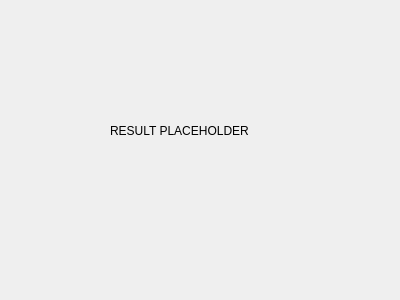
<?xml version="1.0" encoding="UTF-8"?>
<ui version="4.0">
 <class>Form</class>
 <widget class="QWidget" name="Form">
  <property name="geometry">
   <rect>
    <x>0</x>
    <y>0</y>
    <width>400</width>
    <height>300</height>
   </rect>
  </property>
  <property name="windowTitle">
   <string>Form</string>
  </property>
  <widget class="QLabel" name="label">
   <property name="geometry">
    <rect>
     <x>110</x>
     <y>110</y>
     <width>161</width>
     <height>41</height>
    </rect>
   </property>
   <property name="text">
    <string>RESULT PLACEHOLDER</string>
   </property>
  </widget>
 </widget>
 <resources/>
 <connections/>
</ui>
